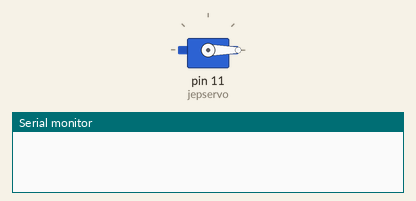
Simulated run of this sketch. Board: Arduino Uno, built with avr-gcc and run on an emulated ATmega328P. Parts: servo, the last lines printed to the serial monitor.

Above: at 0.05 s.
At 4.65 s:
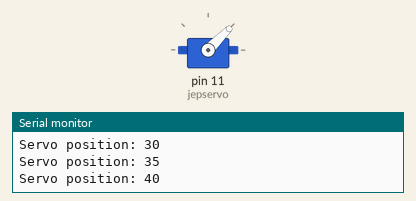
At 9.25 s:
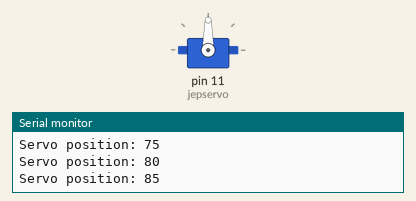
At 18.45 s:
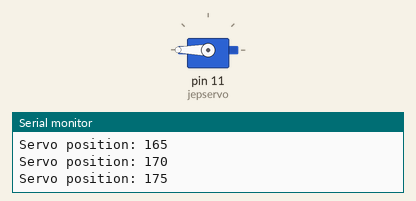
Timing chart, 0 to 24.1 s (numbered marks = the images above):
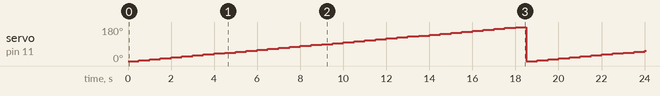

Measured:
- by itself, servo on pin 11 (jepservo): ramps from 0° to 180° and jumps back, once every 18.5 s

The sketch:

circuit_41.ino
```cpp
#include <Servo.h>
int servo_position;
Servo jepservo;

void setup() {
  jepservo.attach(11);
  Serial.begin(9600);
}

void loop() {
  jepservo.write(0);
  for(int i=0; i<=180; i+=5)
  {
    jepservo.write(i);
    delay(500);
    servo_position=jepservo.read();
    Serial.print("Servo position: ");
    Serial.print(servo_position);
    Serial.print("\n");
  }
}
```
